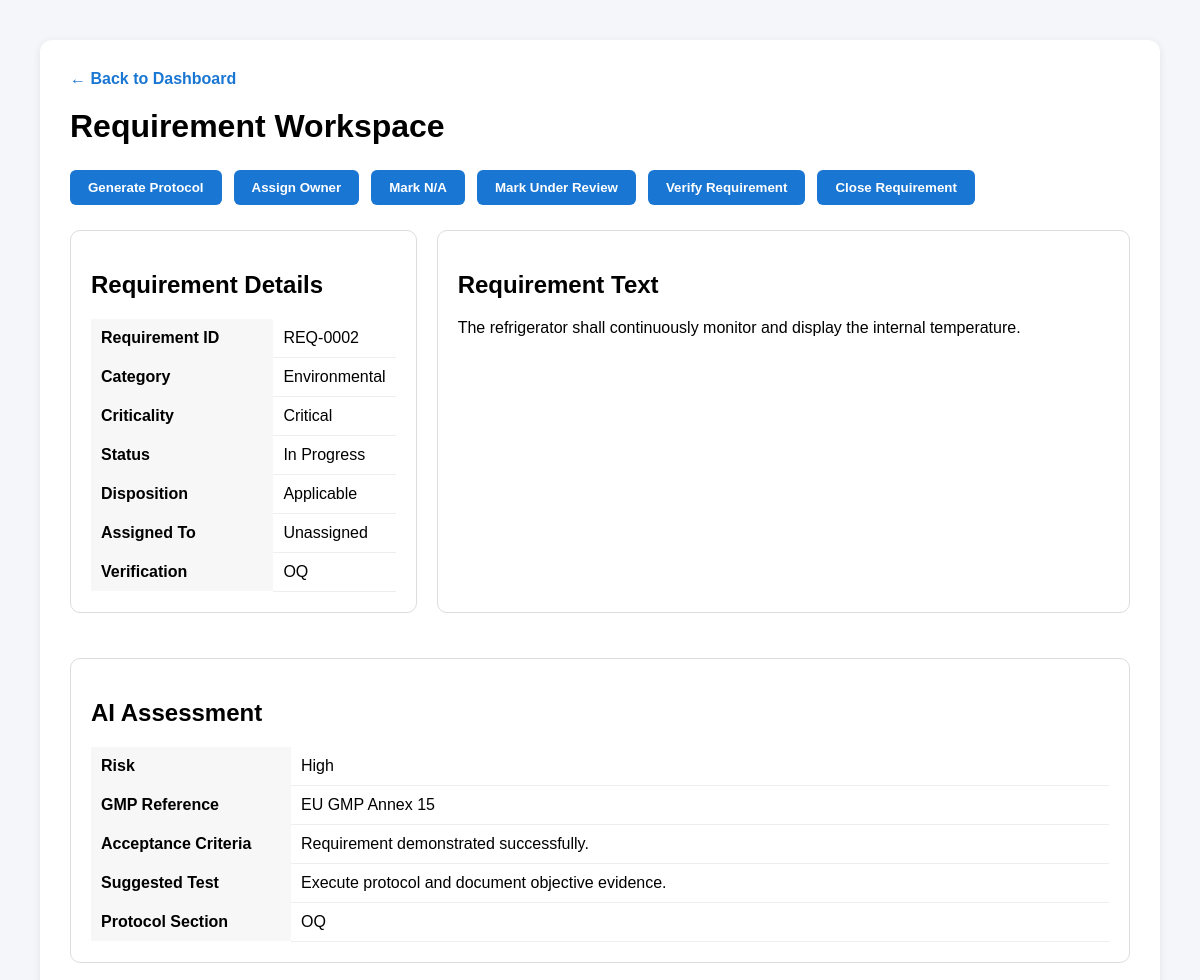
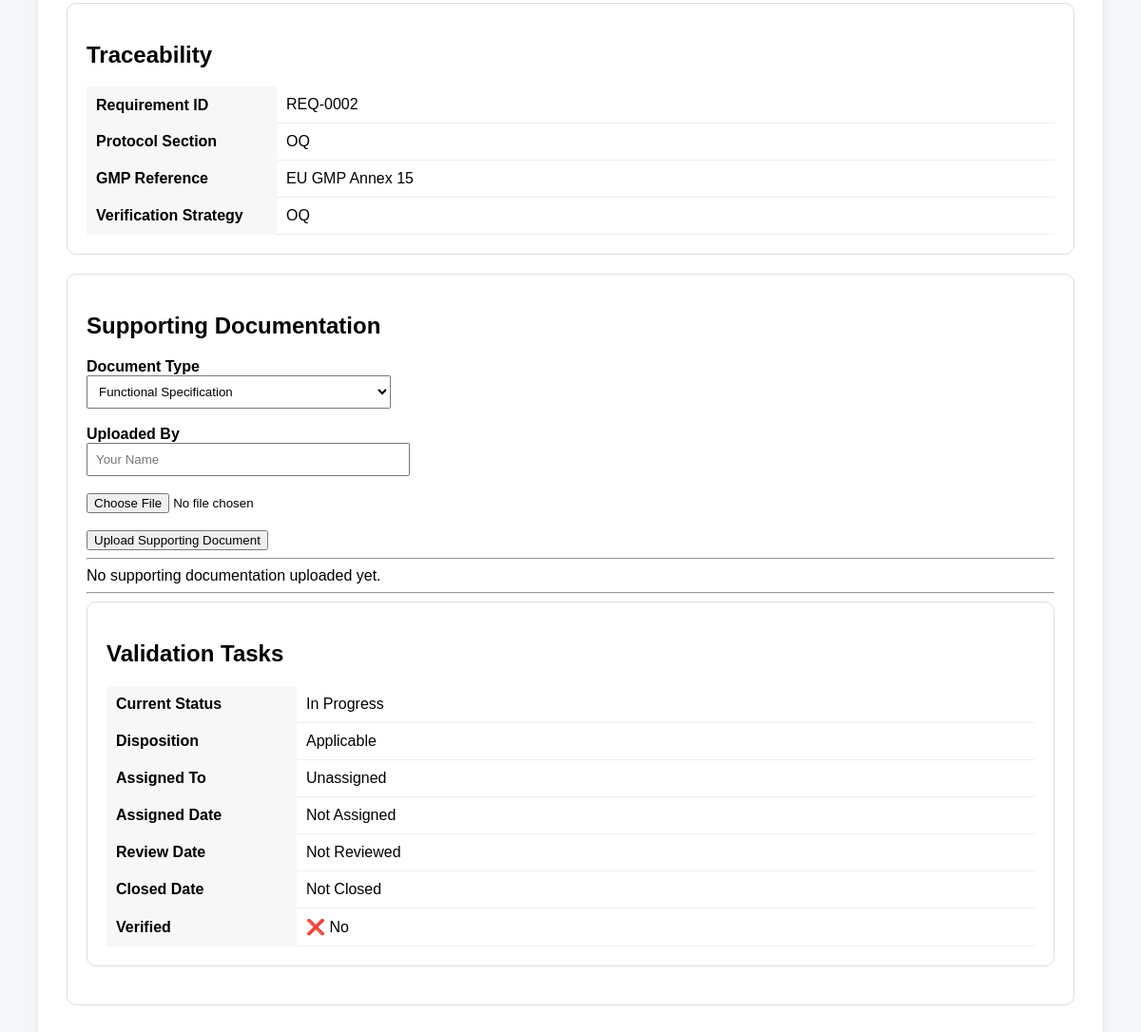
/requirement/REQ-0002, run on the app's committed database (2 pictures, top to bottom).
### tables this page shows
CREATE TABLE requirements
            (
                req_id TEXT PRIMARY KEY,

                source_req_id TEXT,

                system_id INTEGER,

                document_id INTEGER,

                text TEXT,

                category TEXT,

                criticality TEXT,

                verification TEXT,

                status TEXT,

                disposition TEXT,

                verified INTEGER,

                risk TEXT,

                gmp_reference TEXT,

                acceptance_criteria TEXT,

                suggested_test TEXT,

                inspection_concern TEXT,

                protocol_section TEXT,

                assigned_to TEXT,

                assigned_date TEXT,

                review_date TEXT,

                verified_by TEXT,

                approved_by TEXT,

                closed_date TEXT,

                comments TEXT,

                na_reason TEXT,

                na_justification TEXT,

                na_approved_by TEXT,

                na_date TEXT,

                ai_processed INTEGER DEFAULT 0,

                ai_summary TEXT, lifecycle_stage TEXT, document_type TEXT, document_name TEXT,

                FOREIGN KEY(system_id)
                    REFERENCES systems(id),

                FOREIGN KEY(document_id)
                    REFERENCES documents(id)
            );

### web/main.py (the view)
@app.get("/requirement/{req_id}", response_class=HTMLResponse)
def requirement_workspace(
    request: Request,
    req_id: str,
):
    requirement = RequirementRepository.get(req_id)
    return templates.TemplateResponse(
        request=request,
        name="requirement.html",
        context={
            "requirement": requirement
        },
    )

### web/templates/requirement.html (shortened to what this page needs)
<!DOCTYPE html>
<html lang="en">
<head>
</head>
<body>
<div class="card">
<div style="margin-bottom:20px;">
<a href="/dashboard" style="text-decoration:none;color:#1976d2;font-weight:bold;">
← Back to Dashboard
</a>
</div>
<h1>Requirement Workspace</h1>
<div class="action-bar">
<button>Generate Protocol</button>
<button onclick="assignOwner()">
Assign Owner
</button>
<button onclick="markNotApplicable()">
Mark N/A
</button>
<button onclick="updateRequirementStatus('Under Review')">
Mark Under Review
</button>
<button onclick="updateRequirementStatus('Verified')">
Verify Requirement
</button>
<button onclick="updateRequirementStatus('Closed')">
Close Requirement
</button>
</div>
<div class="grid">
<div class="panel">
<h2>Requirement Details</h2>
<table class="details">
<tr>
<th>Requirement ID</th>
<td>{{ requirement.req_id }}</td>
</tr>
<tr>
<th>Category</th>
<td>{{ requirement.category }}</td>
</tr>
<tr>
<th>Criticality</th>
<td>{{ requirement.criticality }}</td>
</tr>
<tr>
<th>Status</th>
<td>
{% if requirement.status=="Open" %}
<span class="status-badge status-open">Open</span>
{% elif requirement.status=="Assigned" %}
<span class="status-badge status-assigned">Assigned</span>
{% elif requirement.status=="Under Review" %}
<span class="status-badge status-under-review">Under Review</span>
{% elif requirement.status=="Verified" %}
<span class="status-badge status-verified">Verified</span>
{% elif requirement.status=="Closed" %}
<span class="status-badge status-closed">Closed</span>
{% else %}
{{ requirement.status }}
{% endif %}
</td>
</tr>
<tr>
<th>Disposition</th>
<td>{{ requirement.disposition or "Applicable" }}</td>
</tr>
<tr>
<th>Assigned To</th>
<td>{{ requirement.assigned_to or "Unassigned" }}</td>
</tr>
<tr>
<th>Verification</th>
<td>{{ requirement.recommended_verification }}</td>
</tr>
</table>
</div>
<div class="panel">
<h2>Requirement Text</h2>
<p>{{ requirement.text }}</p>
</div>
</div>
<div class="panel">
<h2>AI Assessment</h2>
<table class="details">
<tr>
<th>Risk</th>
<td>{{ requirement.risk or "Not Available" }}</td>
</tr>
<tr>
<th>GMP Reference</th>
<td>{{ requirement.gmp_reference or "Not Available" }}</td>
</tr>
<tr>
<th>Acceptance Criteria</th>
<td>{{ requirement.acceptance_criteria or "Not Available" }}</td>
</tr>
<tr>
<th>Suggested Test</th>
<td>{{ requirement.suggested_test or "Not Available" }}</td>
</tr>
<tr>
<th>Protocol Section</th>
<td>{{ requirement.protocol_section or "Not Available" }}</td>
</tr>
</table>
</div>
<div class="panel">
<h2>Traceability</h2>
<table class="details">
<tr>
<th>Requirement ID</th>
<td>{{ requirement.req_id }}</td>
</tr>
<tr>
<th>Protocol Section</th>
<td>{{ requirement.protocol_section or "Not Assigned" }}</td>
</tr>
<tr>
<th>GMP Reference</th>
<td>{{ requirement.gmp_reference or "Not Available" }}</td>
</tr>
<tr>
<th>Verification Strategy</th>
<td>{{ requirement.recommended_verification }}</td>
</tr>
</table>
</div>
<div class="panel">
<h2>Supporting Documentation</h2>
<form id="supportingDocForm" enctype="multipart/form-data">
<label><b>Document Type</b></label><br>
<select
name="document_type"
style="width:320px;padding:8px;">
<option>Functional Specification</option>
</select>
<br><br>
<label><b>Uploaded By</b></label><br>
<input
type="text"
name="uploaded_by"
style="width:320px;padding:8px;"
placeholder="Your Name">
<br><br>
<input
type="file"
name="file">
<br><br>
<button
type="button"
onclick="uploadSupportingDocument()">
Upload Supporting Document
</button>
</form>
<hr>
<div id="uploadResult">
No supporting documentation uploaded yet.
</div>
<hr>
    <div class="panel">
<h2>Validation Tasks</h2>
<table class="details">
<tr>
<th>Current Status</th>
<td>
{% if requirement.status=="Open" %}
<span class="status-badge status-open">Open</span>
{% elif requirement.status=="Assigned" %}
<span class="status-badge status-assigned">Assigned</span>
{% elif requirement.status=="Under Review" %}
<span class="status-badge status-under-review">Under Review</span>
{% elif requirement.status=="Verified" %}
<span class="status-badge status-verified">Verified</span>
{% elif requirement.status=="Closed" %}
<span class="status-badge status-closed">Closed</span>
{% else %}
{{ requirement.status }}
{% endif %}
</td>
</tr>
<tr>
<th>Disposition</th>
<td>{{ requirement.disposition or "Applicable" }}</td>
</tr>
<tr>
<th>Assigned To</th>
<td>{{ requirement.assigned_to or "Unassigned" }}</td>
</tr>
<tr>
<th>Assigned Date</th>
<td>{{ requirement.assigned_date or "Not Assigned" }}</td>
</tr>
<tr>
<th>Review Date</th>
<td>{{ requirement.review_date or "Not Reviewed" }}</td>
</tr>
<tr>
<th>Closed Date</th>
<td>{{ requirement.closed_date or "Not Closed" }}</td>
</tr>
<tr>
<th>Verified</th>
<td>
{% if requirement.verified %}
✅ Yes
{% else %}
❌ No
{% endif %}
</td>
</tr>
</table>
</div>
</div>
</body>
</html>

### web/templates/requirement.html (style rules this page uses)
body { font-family:Arial,sans-serif; background:#f4f6f9; margin:0; padding:40px; }
.card { background:white; padding:30px; border-radius:12px; box-shadow:0 2px 8px rgba(0,0,0,.08); max-width:1200px; margin:auto; }
h1 { margin-top:0; }
.grid { display:grid; grid-template-columns:1fr 2fr; gap:20px; margin-bottom:25px; }
.panel { background:#fff; border:1px solid #ddd; border-radius:10px; padding:20px; margin-bottom:20px; }
.details { width:100%; border-collapse:collapse; }
.details th { text-align:left; width:180px; padding:10px; background:#f7f7f7; }
.details td { padding:10px; border-bottom:1px solid #eee; }
.action-bar { display:flex; gap:12px; margin:25px 0; flex-wrap:wrap; }
.action-bar button { background:#1976d2; color:white; border:none; padding:10px 18px; border-radius:6px; cursor:pointer; font-weight:600; }

### data on the page
requirements: req_id "REQ-0002", category "Environmental", criticality "Critical", status "In Progress", disposition "Applicable", recommended_verification "OQ", text "The refrigerator shall continuously monitor and display the internal temperature.", risk "High", gmp_reference "EU GMP Annex 15", acceptance_criteria "Requirement demonstrated successfully.", suggested_test "Execute protocol and document objective evidence.", protocol_section "OQ"

### other printed values
{{ requirement.assigned_to or "Unassigned" }} "Unassigned"
{{ requirement.assigned_date or "Not Assigned" }} "Not Assigned"
{{ requirement.review_date or "Not Reviewed" }} "Not Reviewed"
{{ requirement.closed_date or "Not Closed" }} "Not Closed"
